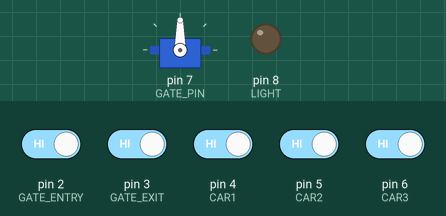
Recording of a sketch running on a simulated Arduino Uno, built with avr-gcc and run on an emulated ATmega328P. Parts: servo, output pins drawn as LEDs (lit = HIGH). The inputs (shaded band) are chosen by the test bench; at power-on: pin 2 (GATE_ENTRY), pin 3 (GATE_EXIT), pin 4 (CAR1), pin 5 (CAR2), pin 6 (CAR3) HIGH. What the sketch prints to the serial monitor is not drawn.

Above: at 1.2 s.
1.3 s: pin 2 (GATE_ENTRY) driven LOW
At 2.0 s:
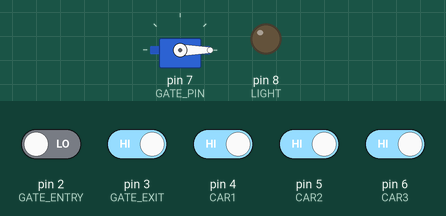
2.8 s: pin 2 (GATE_ENTRY) driven HIGH
At 5.6 s:
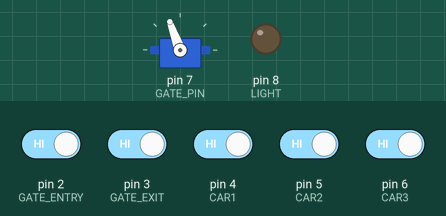
5.8 s: pin 3 (GATE_EXIT) driven LOW
At 6.7 s:
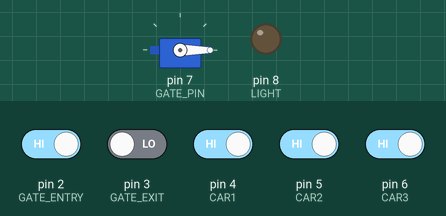
7.3 s: pin 3 (GATE_EXIT) driven HIGH
At 10.1 s:
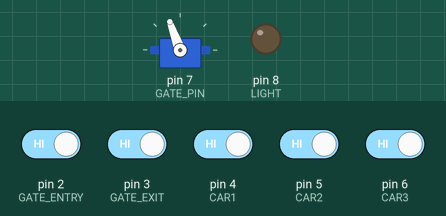
10.3 s: pin 2 (GATE_ENTRY) driven LOW and pin 3 (GATE_EXIT) driven LOW and pin 4 (CAR1) driven LOW and pin 5 (CAR2) driven LOW and pin 6 (CAR3) driven LOW
At 11.1 s:
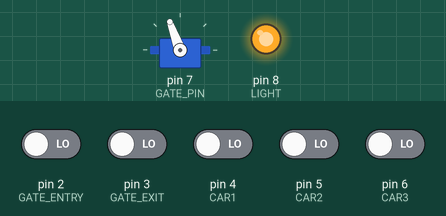
11.8 s: pin 4 (CAR1) driven HIGH
At 12.4 s:
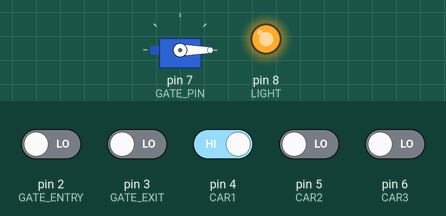
Timing chart, 0 to 14.3 s (numbered marks = the images above; inputs shaded):
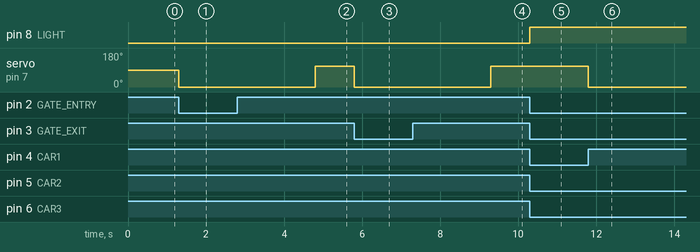

Measured:
- after the input at 1.3 s, servo on pin 7 (GATE_PIN): 90° → 0° at once
- after the input at 2.8 s, servo on pin 7 (GATE_PIN): 0° → 110° after 2.0 s
- after the input at 5.8 s, servo on pin 7 (GATE_PIN): 110° → 0° at once
- after the input at 7.3 s, servo on pin 7 (GATE_PIN): 0° → 110° after 2.0 s
- after the input at 10.3 s, pin 8 (LIGHT): LOW → HIGH at once
- after the input at 11.8 s, servo on pin 7 (GATE_PIN): 110° → 0° at once

The sketch:

Automated_Parking.ino
```cpp
#include <Servo.h>

Servo gate;              //MOTOR FOR GATE

int gate_en,gate_ex,c1,c2,c3;
int z=0;

//NOTE:- ALL THE IR SENSORS HERE, ARE ACTIVE LOW CONFIGURED.

#define GATE_PIN 7          //SERVO MOTOR WORKS HERE
#define GATE_ENTRY 2        //SENSOR FOR ENTRY
#define GATE_EXIT 3         //SENSOR FOR EXIT
#define CAR1 4
#define CAR2 5
#define CAR3 6
#define LIGHT 8

void gate_entry(){                          //servo motor opens and closes gate
    gate.write(-110);
    while(digitalRead(GATE_ENTRY)==0);
    delay(2000);
    gate.write(110);
}


void gate_exit(){                          //servo motor opens and closes gate
    gate.write(-110);
    while(digitalRead(GATE_EXIT)==0);
    delay(2000);
    gate.write(110);
}

void setup() {
    gate.attach(GATE_PIN);
    pinMode(GATE_ENTRY,INPUT);              //entry gate
    pinMode(CAR1,INPUT);                    //car1
    pinMode(CAR2,INPUT);                    //car2
    pinMode(CAR3,INPUT);                    //car3
    pinMode(GATE_EXIT,INPUT);               //exit gate
    pinMode(LIGHT,OUTPUT);                  //Red light
    Serial.begin(115200);
}

void loop(){
    gate_en=digitalRead(GATE_ENTRY);
    gate_ex=digitalRead(GATE_EXIT);
    c1=digitalRead(CAR1);
    c2=digitalRead(CAR2);
    c3=digitalRead(CAR3);
    if(gate_en==0&&(!(c1==0&&c2==0&&c3==0))){           // checks if car is there at the enty && also if parking is not full
        gate_entry();
        Serial.println("ENTRY");
    }
    /*
    COUNTER CAN BE MAINTAINED TO CHECK NO. OF CARS.

    if(c1==0){
        //car1 is here
        z++;
    }
    else if(c1==1)
        z--;
    if(c2==0){
        //car2 is here
        z++;
    }
    else if(c2==1)
        z--;
    if(c3==0){
        //car3 is here
        z++;
    }
    else if(c3==1)
        z--;
    */
    if(gate_ex==0&&!(c1==0&&c2==0&&c3==0)){
        gate_exit();
        Serial.println("EXIT");
    }
    if(c1==0&&c2==0&&c3==0){
        digitalWrite(LIGHT,HIGH);
        Serial.println("STOP");
    }
    else{
        digitalWrite(LIGHT,LOW);
        Serial.println("SPACE LEFT");
    }
}
```
